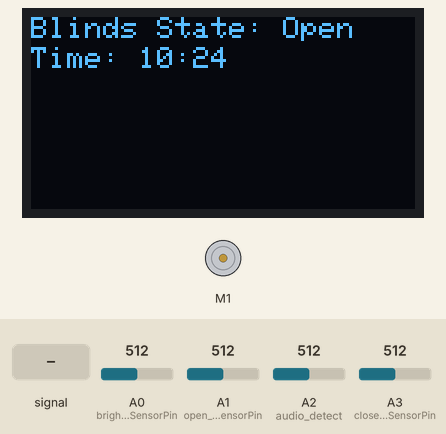
Bench run of a sketch on a simulated Arduino Uno, built with avr-gcc and run on an emulated ATmega328P. Shown: 128×64 one-colour display, DC motor (green arrow = forward, orange = backward, longer = faster). The inputs (shaded band) are chosen by the test bench; at power-on: A1 (open_detectLightSensorPin) = 512, A3 (close_detectLightSensorPin) = 512, A0 (brightness_lightSensorPin) = 512, A2 (audio_detect) = 512. The local clock reads 2024-03-15 10:24:30 at power-on unless the sketch sets it; what the sketch prints to the serial monitor is not drawn.

Above: at 3.2 s.
3.3 s: A2 (audio_detect) fed a 200 Hz sine of ±460 counts around its level
At 6.1 s:
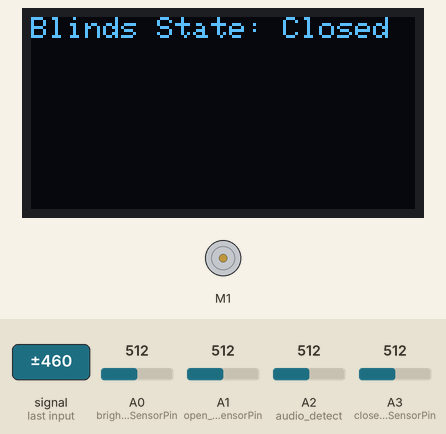
10.8 s: A1 (open_detectLightSensorPin) set to 735
At 12.4 s:
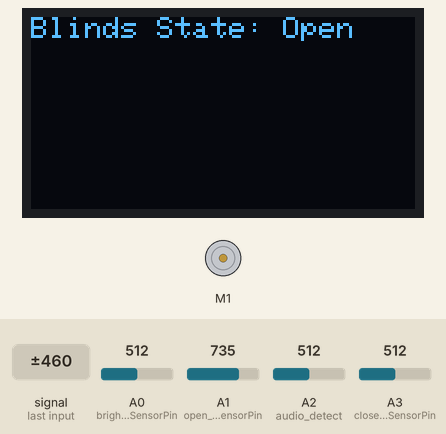
12.8 s: A1 (open_detectLightSensorPin) set to 762
16.9 s: A3 (close_detectLightSensorPin) set to 11
21.0 s: A3 (close_detectLightSensorPin) set to 8
23.0 s: A3 (close_detectLightSensorPin) set to 436
24.5 s: A3 (close_detectLightSensorPin) set to 467
At 31.7 s:
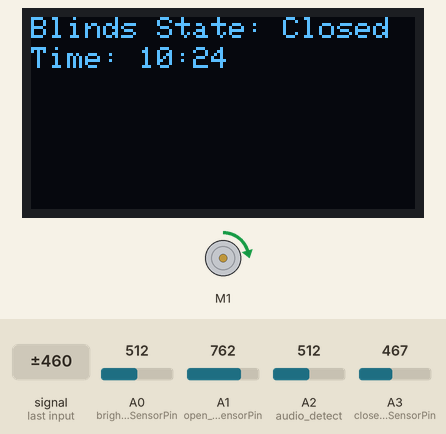
Timing chart, 0 to 32.0 s (numbered marks = the images above; inputs shaded):
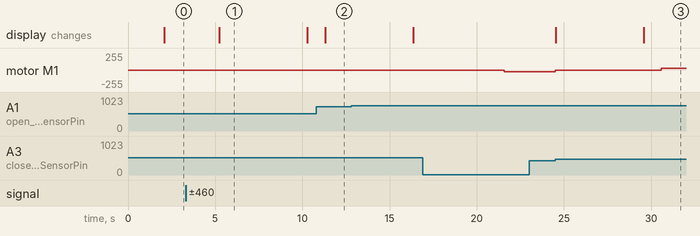

The sketch:

main.ino
```cpp
#include <Wire.h>
#include <Adafruit_MotorShield.h>
#include <Adafruit_GFX.h>
#include <Adafruit_SSD1306.h>
#include <RTClib.h>

#define SCREEN_WIDTH 128
#define SCREEN_HEIGHT 64

const int brightness_lightSensorPin = A0;
const int open_detectLightSensorPin = A1;
const int close_detectLightSensorPin = A3;
const int audio_detect = A2;

const int light_threshold = 100;
const int noise_threshold = 900;
const int close_detection_val = 450;
const int open_detection_val = 750;

bool blind_status = false;

Adafruit_MotorShield AFMS = Adafruit_MotorShield(); //motor shield OBJECT
Adafruit_DCMotor *motor = AFMS.getMotor(1); //MOTOR object ptr
Adafruit_SSD1306 display(SCREEN_WIDTH, SCREEN_HEIGHT, &Wire, -1);
RTC_DS3231 rtc;

void stop() {
  while (1) {
    Serial.println("The Code is Stopped!"); //used for testing purposes only to "soft" turn off the arduino
    delay(1000);
  }
}

void setup() {
  Serial.begin(9600);

  if (!display.begin(SSD1306_SWITCHCAPVCC, 0x3C)) {
    Serial.println(F("SSD1306 allocation failed"));
    for (;;); //if it cant find the display.
  }

  display.clearDisplay();
  display.setTextSize(1);
  display.setTextColor(SSD1306_WHITE);
  display.setCursor(0, 0);
  display.println("POWERING ON!");
  display.display();
  delay(2000);

  AFMS.begin();
  motor->setSpeed(25);
  motor->run(RELEASE);

  if (!rtc.begin()) {
    Serial.println("Couldn't find RTC");
    while (1);
  }

  // If the RTC is off, uncomment the below and upload the sketch, then comment out again and reuploadl.
  //rtc.adjust(DateTime(F(__DATE__), F(__TIME__)));
}

void loop() {
  DateTime now = rtc.now();
  int currentHour = now.hour();
  int currentMinute = now.minute();

  int brightness = analogRead(brightness_lightSensorPin);
  int close_check_brightness = analogRead(close_detectLightSensorPin);
  int open_check_brightness = analogRead(open_detectLightSensorPin);
  int noise_level = analogRead(audio_detect);

  display.clearDisplay();
  display.setCursor(0, 0);
  display.print("Blinds State: ");
  display.println(blind_status ? "Closed" : "Open");
  display.setCursor(0, 10);
  display.print("Time: ");
  display.print(currentHour);
  display.print(":");
  if (currentMinute < 10) display.print("0");
  display.println(currentMinute);
  display.display();

  Serial.print("Brightness: ");
  Serial.print(brightness);
  Serial.print(" | Noise: ");
  Serial.print(noise_level);
  Serial.print(" | Time: ");
  Serial.print(currentHour);
  Serial.print(":");
  Serial.print(currentMinute);
  Serial.print(" | Close Sensor: ");
  Serial.print(close_check_brightness);
  Serial.print(" | Open Sensor: ");
  Serial.println(open_check_brightness);

  delay(1000);

  // === Close Blinds ===
  if (!blind_status &&
      (brightness < light_threshold ||
       noise_level > noise_threshold ||
       currentHour >= 19)) { // 7 PM
    Serial.println("Closing blinds...");
    motor->run(BACKWARD);
    while (true) {
      close_check_brightness = analogRead(close_detectLightSensorPin);
      if (close_check_brightness > close_detection_val) {
        Serial.println("STOP - Fully Closed");
        motor->run(RELEASE);
        blind_status = true;

        display.clearDisplay();
        display.setCursor(0, 0);
        display.print("Blinds State: ");
        display.println("Closed");
        display.display();

        delay(5000);
        break;
      }
      delay(10);
    }
  }

  // === Open Blinds ===
  else if (blind_status &&
           (brightness >= light_threshold &&
            currentHour >= 7 &&
            currentHour < 19 &&
            noise_level <= noise_threshold)) {
    Serial.println("Opening blinds...");
    motor->run(FORWARD);
    while (true) {
      open_check_brightness = analogRead(open_detectLightSensorPin);
      if (open_check_brightness < open_detection_val) {
        Serial.println("STOP - Fully Open");
        motor->run(RELEASE);
        blind_status = false;

        display.clearDisplay();
        display.setCursor(0, 0);
        display.print("Blinds State: ");
        display.println("Open");
        display.display();

        delay(5000);
        break;
      }
      delay(10);
    }
  }
}
```

Measured:
- after the input at 3.3 s, the display: changes after 1.9 s (image 1)
- after the input at 16.9 s, every drawn part: stays the same
- after the input at 23.0 s, every drawn part: stays the same
- after the input at 24.5 s, motor M1: backward 25/255 → stopped at once, → forward 25/255 6.1 s later; the display: first changes at once (image 3 shows a later state)
- what the display in image 1 shows lasts 5.1 s, from 5.2 s to 10.3 s
